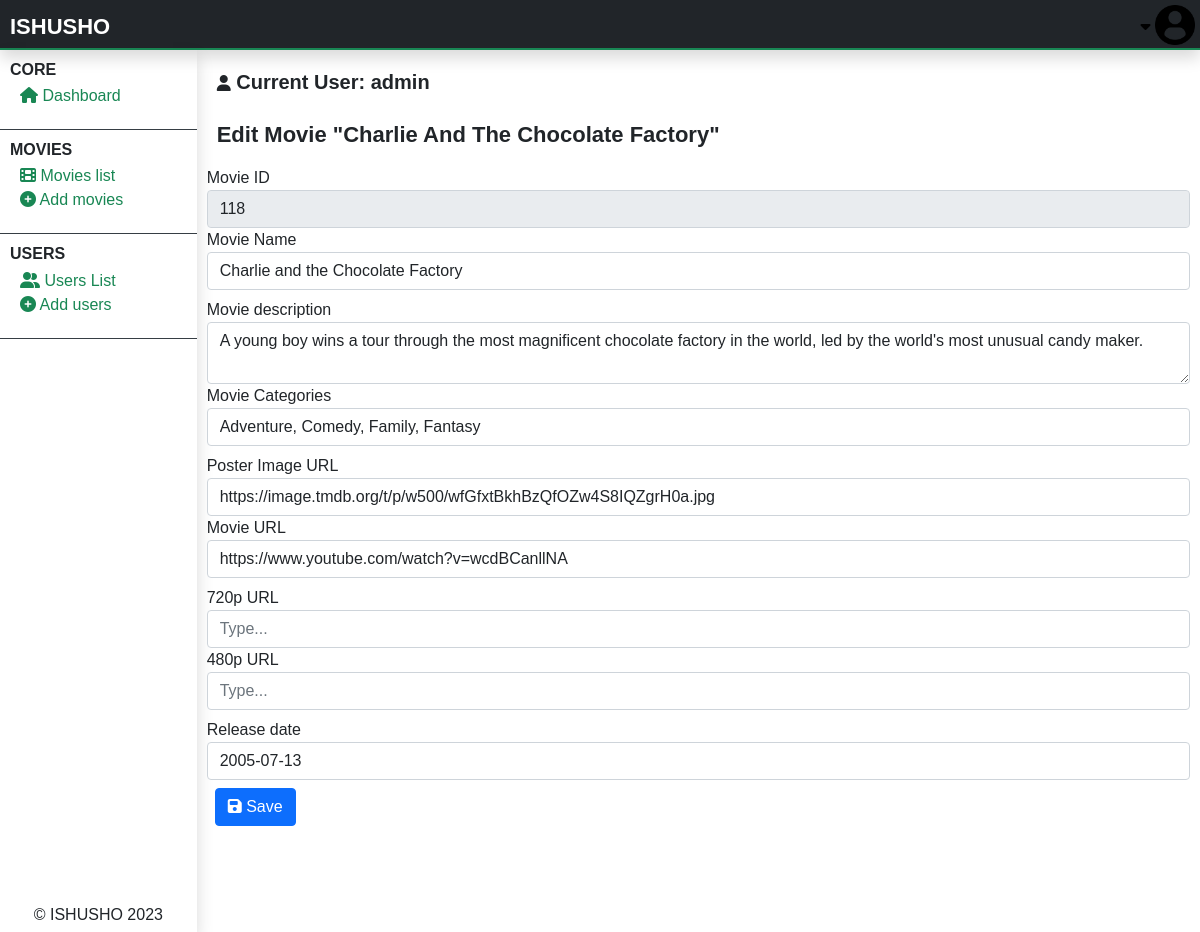
/admin/admin-edit-movie.php?edit&v=118 (signed in), run on the app's committed database.
### tables this page shows
CREATE TABLE `movies` (
  `movie_id` varchar(255) NOT NULL,
  `movie_name` text NOT NULL,
  `movie_description` text NOT NULL,
  `movie_categories` text NOT NULL,
  `movie_poster` text NOT NULL,
  `movie_url` text NOT NULL,
  `url720` text NOT NULL,
  `url480` text NOT NULL,
  `release_date` varchar(255) NOT NULL,
  `addition_date` text NOT NULL,
  `added_by` int(11) NOT NULL
);

### admin/admin-edit-movie.php (the view, shortened to what this page needs)
<?php
include("../php/global/server.php");
?>
<!DOCTYPE html>
<html lang="en">
<head>
    <?php
    include('../php/global/cdns.php');
    ?>
    <link rel="stylesheet" href="../styles/admin-main.css">
</head>
<body>
    <div class="main-container">
        <?php
        include("./php/header.php");
        ?>
        <section class="center-section">
            <?php
            include('./php/nav-left.php');
            ?>
            <div class="right-contents">
                <?php
                include("./php/acting-user.php");
                ?>
                <div class="all-interchange">
                    <?php
                    if (isset($_GET['edit'])) {
                        if (!isset($_GET['v'])) {
                    ?>
                            <p class="alert alert-danger">
                                No video sent to the server!
                            </p>
                            <?php
                        } else {
                            $videoToEdit = $_GET['v'];
                            $checkIfVideoExists = mysqli_query($server, "SELECT * from
            movies
            WHERE movie_id = '$videoToEdit'
        ");
                            if (mysqli_num_rows($checkIfVideoExists) !== 1) {
                            ?>
                                <p class="alert alert-danger">
                                    Video doesn't exists in the database.
                                </p>
                            <?php
                            } else {
                                $dataVideoExists = mysqli_fetch_array($checkIfVideoExists);
                            ?>
                                <h1>
                                    Edit movie "<?php echo $dataVideoExists['movie_name']; ?>"
                                </h1>
                                <form action="" method="post" autocomplete="off">
                                    <div class="row">
                                        <div class="form-group mt-2">
                                            <label for="">
                                                Movie ID
                                            </label>
                                            <input type="text" class="form-control" name="movie_id" placeholder="Movie ID.." value="<?php echo $dataVideoExists['movie_id'] ?>" readonly>
                                        </div>
                                        <div class="form-group">
                                            <label for="">
                                                Movie Name
                                            </label>
                                            <input type="text" name="tmdbmovie_name" placeholder="Type..." class="form-control" value="<?php echo $dataVideoExists['movie_name'] ?>">
                                        </div>
                                    </div>
                                    <div class="row">
                                        <div class="form-group mt-2">
                                            <label for="">
                                                Movie description
                                            </label>
                                            <textarea type="text" name="tmdbmovie_desc" placeholder="Type..." class="form-control"><?php echo $dataVideoExists['movie_description'] ?></textarea>
                                        </div>
                                        <div class="form-group">
                                            <label for="">
                                                Movie Categories
                                            </label>
                                            <input type="text" name="tmdbmovie_cate" placeholder="Type..." class="form-control" value="<?php echo $dataVideoExists['movie_categories'] ?>">
                                        </div>
                                    </div>
                                    <div class="row">
                                        <div class="form-group mt-2">
                                            <label for="">
                                                Poster Image URL
                                            </label>
                                            <input type="text" name="tmdbmovie_poster" placeholder="Type..." class="form-control" value="<?php echo $dataVideoExists['movie_poster'] ?>">
                                        </div>
                                        <div class="form-group">
                                            <label for="">
                                                Movie URL
                                            </label>
                                            <input type="text" name="tmdbmovie_url" placeholder="Type..." class="form-control" value="<?php echo $dataVideoExists['movie_url'] ?>">
                                        </div>
                                    </div>
                                    <div class="row">
                                        <div class="form-group mt-2">
                                            <label for="">
                                                720p URL
                                            </label>
                                            <input type="text" name="tmdb720url" placeholder="Type..." class="form-control" value="<?php echo $dataVideoExists['url720'] ?>">
                                        </div>
                                        <div class="form-group">
                                            <label for="">
                                                480p URL
                                            </label>
                                            <input type="text" name="tmdb480url" placeholder="Type..." class="form-control" value="<?php echo $dataVideoExists['url480'] ?>">
                                        </div>
                                    </div>
                                    <div class="row">
                                        <div class="form-group mt-2">
                                            <label for="">
                                                Release date
                                            </label>
                                            <input type="text" name="tmdbreleasedate" placeholder="Type..." class="form-control" value="<?php echo $dataVideoExists['release_date'] ?>">
                                        </div>
                                    </div>
                                    <div class="form-group m-2">
                                        <button name="EditMovie" type="submit" class="btn btn-primary">
                                            <i class="fa fa-save"></i>
                                            Save
                                        </button>
                                    </div>
                                </form>
                    <?php
                            }
                        }
                    }
                    ?>
                </div>
            </div>
        </section>
    </div>
</body>
</html>

### styles/admin-main.css (style rules this page uses)
* { font-family: 'Gill Sans', 'Gill Sans MT', Calibri, 'Trebuchet MS', sans-serif; margin: 0; padding: 0; text-decoration: none; font-size: 16px; }
button { border: 0; background: transparent; }
body { width: 100vw; overflow: hidden; }
.main-container { overflow: hidden; width: 100vw; height: 100vh; }
.main-container .center-section { display: flex; flex-direction: row; height: calc(100vh - 50px); }
.main-container .center-section .right-contents { margin: 10px; height: calc(100vh - 50px); width: calc(100vw - 200px); overflow: auto; padding-bottom: 100px; }
.main-container .center-section .right-contents .all-interchange h1 { margin: 10px; font-size: 22px; color: #212529; font-weight: bold; text-transform: capitalize; }
.main-container .center-section .right-contents .all-interchange form .row { display: flex; flex-direction: row; }

### data on the page
movies: movie_name "Charlie And The Chocolate Factory", movie_id "118", tmdbmovie_name "Charlie and the Chocolate Factory", tmdbmovie_desc "A young boy wins a tour through the most magnificent chocolate factory in the world, led by the world's most unusual candy maker.", tmdbmovie_cate "Adventure, Comedy, Family, Fantasy", tmdbmovie_poster "https://image.tmdb.org/t/p/w500/wfGfxtBkhBzQfOZw4S8IQZgrH0a.jpg", tmdbmovie_url "https://www.youtube.com/watch?v=wcdBCanllNA", tmdbreleasedate "2005-07-13"

### other printed values
$actingAdminUN "admin"
